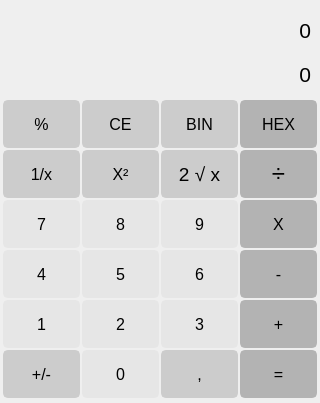
<?xml version="1.0" encoding="UTF-8"?>
<ui version="4.0">
 <class>MainWindow</class>
 <widget class="QMainWindow" name="MainWindow">
  <property name="enabled">
   <bool>true</bool>
  </property>
  <property name="geometry">
   <rect>
    <x>0</x>
    <y>0</y>
    <width>320</width>
    <height>403</height>
   </rect>
  </property>
  <property name="windowTitle">
   <string>MainWindow</string>
  </property>
  <widget class="QWidget" name="centralwidget">
   <widget class="QLabel" name="label">
    <property name="geometry">
     <rect>
      <x>10</x>
      <y>10</y>
      <width>301</width>
      <height>40</height>
     </rect>
    </property>
    <property name="font">
     <font>
      <pointsize>16</pointsize>
     </font>
    </property>
    <property name="layoutDirection">
     <enum>Qt::LeftToRight</enum>
    </property>
    <property name="autoFillBackground">
     <bool>false</bool>
    </property>
    <property name="text">
     <string>0</string>
    </property>
    <property name="alignment">
     <set>Qt::AlignRight|Qt::AlignTrailing|Qt::AlignVCenter</set>
    </property>
   </widget>
   <widget class="QPushButton" name="pushButton_percent">
    <property name="geometry">
     <rect>
      <x>3</x>
      <y>100</y>
      <width>77</width>
      <height>48</height>
     </rect>
    </property>
    <property name="font">
     <font>
      <pointsize>12</pointsize>
      <bold>false</bold>
     </font>
    </property>
    <property name="styleSheet">
     <string notr="true">QPushButton {
	color: 	rgb(0, 0, 0);
	background-color: rgb(204, 204, 204);
	border-radius: 5px;
	border: 2px solid #cccccc;
}
QPushButton:pressed {
	background-color: rgb(191, 191, 191);
}</string>
    </property>
    <property name="text">
     <string>%</string>
    </property>
   </widget>
   <widget class="QPushButton" name="pushButton_ce">
    <property name="geometry">
     <rect>
      <x>82</x>
      <y>100</y>
      <width>77</width>
      <height>48</height>
     </rect>
    </property>
    <property name="font">
     <font>
      <pointsize>12</pointsize>
      <bold>false</bold>
     </font>
    </property>
    <property name="styleSheet">
     <string notr="true">QPushButton {
	color: 	rgb(0, 0, 0);
	background-color: rgb(204, 204, 204);
	border-radius: 5px;
	border: 2px solid #cccccc;
}
QPushButton:pressed {
	background-color: rgb(191, 191, 191);
}</string>
    </property>
    <property name="text">
     <string>CE</string>
    </property>
   </widget>
   <widget class="QPushButton" name="pushButton_bin">
    <property name="geometry">
     <rect>
      <x>161</x>
      <y>100</y>
      <width>77</width>
      <height>48</height>
     </rect>
    </property>
    <property name="font">
     <font>
      <pointsize>12</pointsize>
      <bold>false</bold>
     </font>
    </property>
    <property name="styleSheet">
     <string notr="true">QPushButton {
	color: 	rgb(0, 0, 0);
	background-color: rgb(204, 204, 204);
	border-radius: 5px;
	border: 2px solid #cccccc;
}
QPushButton:pressed {
	background-color: rgb(191, 191, 191);
}</string>
    </property>
    <property name="text">
     <string>BIN</string>
    </property>
   </widget>
   <widget class="QPushButton" name="pushButton_hex">
    <property name="geometry">
     <rect>
      <x>240</x>
      <y>100</y>
      <width>77</width>
      <height>48</height>
     </rect>
    </property>
    <property name="font">
     <font>
      <pointsize>12</pointsize>
      <bold>false</bold>
     </font>
    </property>
    <property name="styleSheet">
     <string notr="true">QPushButton {
	color: 	rgb(0, 0, 0);
	background-color: rgb(179, 179, 179);
	border-radius: 5px;
	border: 2px solid #b3b3b3;
}
QPushButton:pressed {
	background-color: rgb(204, 204, 204);
}</string>
    </property>
    <property name="text">
     <string>HEX</string>
    </property>
   </widget>
   <widget class="QPushButton" name="pushButton_divide">
    <property name="geometry">
     <rect>
      <x>240</x>
      <y>150</y>
      <width>77</width>
      <height>48</height>
     </rect>
    </property>
    <property name="font">
     <font>
      <pointsize>18</pointsize>
      <bold>false</bold>
     </font>
    </property>
    <property name="styleSheet">
     <string notr="true">QPushButton {
	color: 	rgb(0, 0, 0);
	background-color: rgb(179, 179, 179);
	border-radius: 5px;
	border: 2px solid #b3b3b3;
}
QPushButton:pressed {
	background-color: rgb(204, 204, 204);
}</string>
    </property>
    <property name="text">
     <string>÷</string>
    </property>
   </widget>
   <widget class="QPushButton" name="pushButton_x_two">
    <property name="geometry">
     <rect>
      <x>82</x>
      <y>150</y>
      <width>77</width>
      <height>48</height>
     </rect>
    </property>
    <property name="font">
     <font>
      <pointsize>12</pointsize>
      <bold>false</bold>
     </font>
    </property>
    <property name="styleSheet">
     <string notr="true">QPushButton {
	color: 	rgb(0, 0, 0);
	background-color: rgb(204, 204, 204);
	border-radius: 5px;
	border: 2px solid #cccccc;
}
QPushButton:pressed {
	background-color: rgb(191, 191, 191);
}</string>
    </property>
    <property name="text">
     <string>X²</string>
    </property>
   </widget>
   <widget class="QPushButton" name="pushButton_one_x">
    <property name="geometry">
     <rect>
      <x>3</x>
      <y>150</y>
      <width>77</width>
      <height>48</height>
     </rect>
    </property>
    <property name="font">
     <font>
      <pointsize>12</pointsize>
      <bold>false</bold>
     </font>
    </property>
    <property name="styleSheet">
     <string notr="true">QPushButton {
	color: 	rgb(0, 0, 0);
	background-color: rgb(204, 204, 204);
	border-radius: 5px;
	border: 2px solid #cccccc;
}
QPushButton:pressed {
	background-color: rgb(191, 191, 191);
}</string>
    </property>
    <property name="text">
     <string>1/x</string>
    </property>
   </widget>
   <widget class="QPushButton" name="pushButton_2_sq_x">
    <property name="geometry">
     <rect>
      <x>161</x>
      <y>150</y>
      <width>77</width>
      <height>48</height>
     </rect>
    </property>
    <property name="font">
     <font>
      <pointsize>14</pointsize>
      <bold>false</bold>
     </font>
    </property>
    <property name="styleSheet">
     <string notr="true">QPushButton {
	color: 	rgb(0, 0, 0);
	background-color: rgb(204, 204, 204);
	border-radius: 5px;
	border: 2px solid #cccccc;
}
QPushButton:pressed {
	background-color: rgb(191, 191, 191);
}</string>
    </property>
    <property name="text">
     <string>2 √ x</string>
    </property>
   </widget>
   <widget class="QPushButton" name="pushButton_multiply">
    <property name="geometry">
     <rect>
      <x>240</x>
      <y>200</y>
      <width>77</width>
      <height>48</height>
     </rect>
    </property>
    <property name="font">
     <font>
      <pointsize>12</pointsize>
      <bold>false</bold>
     </font>
    </property>
    <property name="styleSheet">
     <string notr="true">QPushButton {
	color: 	rgb(0, 0, 0);
	background-color: rgb(179, 179, 179);
	border-radius: 5px;
	border: 2px solid #b3b3b3;
}
QPushButton:pressed {
	background-color: rgb(204, 204, 204);
}</string>
    </property>
    <property name="text">
     <string>X</string>
    </property>
   </widget>
   <widget class="QPushButton" name="pushButton_five">
    <property name="geometry">
     <rect>
      <x>82</x>
      <y>250</y>
      <width>77</width>
      <height>48</height>
     </rect>
    </property>
    <property name="font">
     <font>
      <pointsize>12</pointsize>
      <bold>false</bold>
     </font>
    </property>
    <property name="styleSheet">
     <string notr="true">QPushButton {
	color: 	rgb(0, 0, 0);
	background-color: rgb(230, 230, 230);
	border-radius: 5px;
	border: 2px solid #e6e6e6;
}
QPushButton:pressed {
	background-color: rgb(204, 204, 204);
}</string>
    </property>
    <property name="text">
     <string>5</string>
    </property>
   </widget>
   <widget class="QPushButton" name="pushButton_minus">
    <property name="geometry">
     <rect>
      <x>240</x>
      <y>250</y>
      <width>77</width>
      <height>48</height>
     </rect>
    </property>
    <property name="font">
     <font>
      <pointsize>12</pointsize>
      <bold>false</bold>
     </font>
    </property>
    <property name="styleSheet">
     <string notr="true">QPushButton {
	color: 	rgb(0, 0, 0);
	background-color: rgb(179, 179, 179);
	border-radius: 5px;
	border: 2px solid #b3b3b3;
}
QPushButton:pressed {
	background-color: rgb(204, 204, 204);
}</string>
    </property>
    <property name="text">
     <string>-</string>
    </property>
   </widget>
   <widget class="QPushButton" name="pushButton_eight">
    <property name="geometry">
     <rect>
      <x>82</x>
      <y>200</y>
      <width>77</width>
      <height>48</height>
     </rect>
    </property>
    <property name="font">
     <font>
      <pointsize>12</pointsize>
      <bold>false</bold>
     </font>
    </property>
    <property name="styleSheet">
     <string notr="true">QPushButton {
	color: 	rgb(0, 0, 0);
	background-color: rgb(230, 230, 230);
	border-radius: 5px;
	border: 2px solid #e6e6e6;
}
QPushButton:pressed {
	background-color: rgb(204, 204, 204);
}</string>
    </property>
    <property name="text">
     <string>8</string>
    </property>
   </widget>
   <widget class="QPushButton" name="pushButton_four">
    <property name="geometry">
     <rect>
      <x>3</x>
      <y>250</y>
      <width>77</width>
      <height>48</height>
     </rect>
    </property>
    <property name="font">
     <font>
      <pointsize>12</pointsize>
      <bold>false</bold>
     </font>
    </property>
    <property name="styleSheet">
     <string notr="true">QPushButton {
	color: 	rgb(0, 0, 0);
	background-color: rgb(230, 230, 230);
	border-radius: 5px;
	border: 2px solid #e6e6e6;
}
QPushButton:pressed {
	background-color: rgb(204, 204, 204);
}</string>
    </property>
    <property name="text">
     <string>4</string>
    </property>
   </widget>
   <widget class="QPushButton" name="pushButton_seven">
    <property name="geometry">
     <rect>
      <x>3</x>
      <y>200</y>
      <width>77</width>
      <height>48</height>
     </rect>
    </property>
    <property name="font">
     <font>
      <pointsize>12</pointsize>
      <bold>false</bold>
     </font>
    </property>
    <property name="styleSheet">
     <string notr="true">QPushButton {
	color: 	rgb(0, 0, 0);
	background-color: rgb(230, 230, 230);
	border-radius: 5px;
	border: 2px solid #e6e6e6;
}
QPushButton:pressed {
	background-color: rgb(204, 204, 204);
}</string>
    </property>
    <property name="text">
     <string>7</string>
    </property>
   </widget>
   <widget class="QPushButton" name="pushButton_six">
    <property name="geometry">
     <rect>
      <x>161</x>
      <y>250</y>
      <width>77</width>
      <height>48</height>
     </rect>
    </property>
    <property name="font">
     <font>
      <pointsize>12</pointsize>
      <bold>false</bold>
     </font>
    </property>
    <property name="styleSheet">
     <string notr="true">QPushButton {
	color: 	rgb(0, 0, 0);
	background-color: rgb(230, 230, 230);
	border-radius: 5px;
	border: 2px solid #e6e6e6;
}
QPushButton:pressed {
	background-color: rgb(204, 204, 204);
}</string>
    </property>
    <property name="text">
     <string>6</string>
    </property>
   </widget>
   <widget class="QPushButton" name="pushButton_nine">
    <property name="geometry">
     <rect>
      <x>161</x>
      <y>200</y>
      <width>77</width>
      <height>48</height>
     </rect>
    </property>
    <property name="font">
     <font>
      <pointsize>12</pointsize>
      <bold>false</bold>
     </font>
    </property>
    <property name="styleSheet">
     <string notr="true">QPushButton {
	color: 	rgb(0, 0, 0);
	background-color: rgb(230, 230, 230);
	border-radius: 5px;
	border: 2px solid #e6e6e6;
}
QPushButton:pressed {
	background-color: rgb(204, 204, 204);
}</string>
    </property>
    <property name="text">
     <string>9</string>
    </property>
   </widget>
   <widget class="QPushButton" name="pushButton_plus">
    <property name="geometry">
     <rect>
      <x>240</x>
      <y>300</y>
      <width>77</width>
      <height>48</height>
     </rect>
    </property>
    <property name="font">
     <font>
      <pointsize>12</pointsize>
      <bold>false</bold>
     </font>
    </property>
    <property name="styleSheet">
     <string notr="true">QPushButton {
	color: 	rgb(0, 0, 0);
	background-color: rgb(179, 179, 179);
	border-radius: 5px;
	border: 2px solid #b3b3b3;
}
QPushButton:pressed {
	background-color: rgb(204, 204, 204);
}</string>
    </property>
    <property name="text">
     <string>+</string>
    </property>
   </widget>
   <widget class="QPushButton" name="pushButton_zero">
    <property name="geometry">
     <rect>
      <x>82</x>
      <y>350</y>
      <width>77</width>
      <height>48</height>
     </rect>
    </property>
    <property name="font">
     <font>
      <pointsize>12</pointsize>
      <bold>false</bold>
     </font>
    </property>
    <property name="styleSheet">
     <string notr="true">QPushButton {
	color: 	rgb(0, 0, 0);
	background-color: rgb(230, 230, 230);
	border-radius: 5px;
	border: 2px solid #e6e6e6;
}
QPushButton:pressed {
	background-color: rgb(204, 204, 204);
}</string>
    </property>
    <property name="text">
     <string>0</string>
    </property>
   </widget>
   <widget class="QPushButton" name="pushButton_equals">
    <property name="geometry">
     <rect>
      <x>240</x>
      <y>350</y>
      <width>77</width>
      <height>48</height>
     </rect>
    </property>
    <property name="font">
     <font>
      <pointsize>12</pointsize>
      <bold>false</bold>
     </font>
    </property>
    <property name="styleSheet">
     <string notr="true">QPushButton {
	color: 	rgb(0, 0, 0);
	background-color: rgb(179, 179, 179);
	border-radius: 5px;
	border: 2px solid #b3b3b3;
}
QPushButton:pressed {
	background-color: rgb(204, 204, 204);
}</string>
    </property>
    <property name="text">
     <string>=</string>
    </property>
   </widget>
   <widget class="QPushButton" name="pushButton_two">
    <property name="geometry">
     <rect>
      <x>82</x>
      <y>300</y>
      <width>77</width>
      <height>48</height>
     </rect>
    </property>
    <property name="font">
     <font>
      <pointsize>12</pointsize>
      <bold>false</bold>
     </font>
    </property>
    <property name="styleSheet">
     <string notr="true">QPushButton {
	color: 	rgb(0, 0, 0);
	background-color: rgb(230, 230, 230);
	border-radius: 5px;
	border: 2px solid #e6e6e6;
}
QPushButton:pressed {
	background-color: rgb(204, 204, 204);
}</string>
    </property>
    <property name="text">
     <string>2</string>
    </property>
   </widget>
   <widget class="QPushButton" name="pushButton_plus_minus">
    <property name="geometry">
     <rect>
      <x>3</x>
      <y>350</y>
      <width>77</width>
      <height>48</height>
     </rect>
    </property>
    <property name="font">
     <font>
      <pointsize>12</pointsize>
      <bold>false</bold>
     </font>
    </property>
    <property name="styleSheet">
     <string notr="true">QPushButton {
	color: 	rgb(0, 0, 0);
	background-color: rgb(204, 204, 204);
	border-radius: 5px;
	border: 2px solid #cccccc;
}
QPushButton:pressed {
	background-color: rgb(191, 191, 191);
}</string>
    </property>
    <property name="text">
     <string>+/-</string>
    </property>
   </widget>
   <widget class="QPushButton" name="pushButton_one">
    <property name="geometry">
     <rect>
      <x>3</x>
      <y>300</y>
      <width>77</width>
      <height>48</height>
     </rect>
    </property>
    <property name="font">
     <font>
      <pointsize>12</pointsize>
      <bold>false</bold>
     </font>
    </property>
    <property name="styleSheet">
     <string notr="true">QPushButton {
	color: 	rgb(0, 0, 0);
	background-color: rgb(230, 230, 230);
	border-radius: 5px;
	border: 2px solid #e6e6e6;
}
QPushButton:pressed {
	background-color: rgb(204, 204, 204);
}</string>
    </property>
    <property name="text">
     <string>1</string>
    </property>
   </widget>
   <widget class="QPushButton" name="pushButton_dot">
    <property name="geometry">
     <rect>
      <x>161</x>
      <y>350</y>
      <width>77</width>
      <height>48</height>
     </rect>
    </property>
    <property name="font">
     <font>
      <pointsize>12</pointsize>
      <bold>false</bold>
     </font>
    </property>
    <property name="styleSheet">
     <string notr="true">QPushButton {
	color: 	rgb(0, 0, 0);
	background-color: rgb(204, 204, 204);
	border-radius: 5px;
	border: 2px solid #cccccc;
}
QPushButton:pressed {
	background-color: rgb(191, 191, 191);
}</string>
    </property>
    <property name="text">
     <string>,</string>
    </property>
   </widget>
   <widget class="QPushButton" name="pushButton_three">
    <property name="geometry">
     <rect>
      <x>161</x>
      <y>300</y>
      <width>77</width>
      <height>48</height>
     </rect>
    </property>
    <property name="font">
     <font>
      <pointsize>12</pointsize>
      <bold>false</bold>
     </font>
    </property>
    <property name="styleSheet">
     <string notr="true">QPushButton {
	color: 	rgb(0, 0, 0);
	background-color: rgb(230, 230, 230);
	border-radius: 5px;
	border: 2px solid #e6e6e6;
}
QPushButton:pressed {
	background-color: rgb(204, 204, 204);
}</string>
    </property>
    <property name="text">
     <string>3</string>
    </property>
   </widget>
   <widget class="QLabel" name="label_2">
    <property name="geometry">
     <rect>
      <x>10</x>
      <y>59</y>
      <width>301</width>
      <height>31</height>
     </rect>
    </property>
    <property name="font">
     <font>
      <pointsize>16</pointsize>
     </font>
    </property>
    <property name="text">
     <string>0</string>
    </property>
    <property name="alignment">
     <set>Qt::AlignRight|Qt::AlignTrailing|Qt::AlignVCenter</set>
    </property>
   </widget>
  </widget>
 </widget>
 <resources/>
 <connections/>
</ui>
